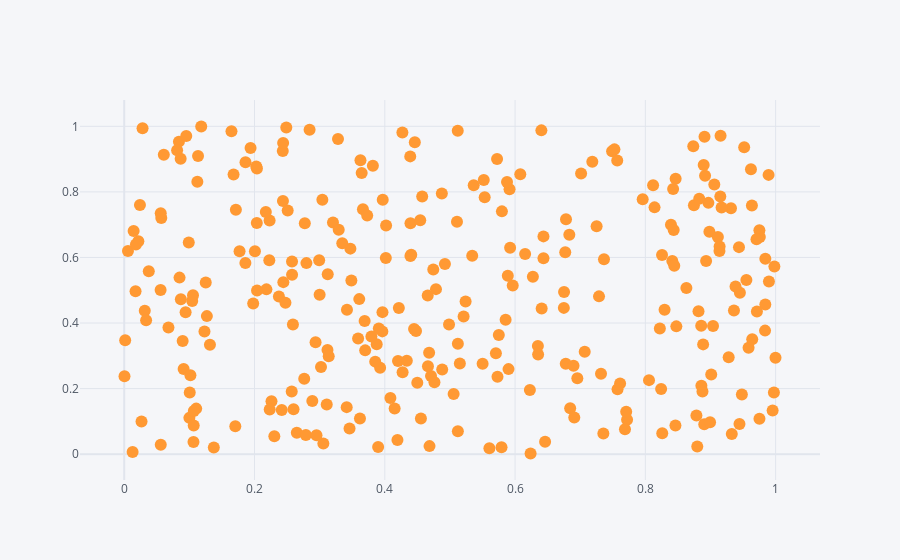

Here is the notebook cell this chart was saved with:
### Code cell
# let's plot the data of column 'a' and 'b' and for getting the relation b/w  data of both columns
df.iplot(x='a',y='b',mode='markers')

### Figure 1 — Plotly figure (JSON) as saved in the notebook; plotly's stock layout.template omitted (floating-point values rounded to 4 significant figures; data arrays with more than 128 entries replaced by an {"elided": "..."} marker saying what was removed)
{"data": [{"line": {"color": "rgba(255, 153, 51, 1.0)", "dash": "solid", "shape": "linear", "width": 1.3}, "marker": {"size": 12, "symbol": "circle"}, "mode": "markers", "name": "b", "text": "", "type": "scatter", "x": {"elided": "300 float values"}, "y": {"elided": "300 float values"}}], "layout": {"legend": {"bgcolor": "#F5F6F9", "font": {"color": "#4D5663"}}, "paper_bgcolor": "#F5F6F9", "plot_bgcolor": "#F5F6F9", "title": {"font": {"color": "#4D5663"}}, "xaxis": {"gridcolor": "#E1E5ED", "showgrid": true, "tickfont": {"color": "#4D5663"}, "title": {"font": {"color": "#4D5663"}, "text": ""}, "zerolinecolor": "#E1E5ED"}, "yaxis": {"gridcolor": "#E1E5ED", "showgrid": true, "tickfont": {"color": "#4D5663"}, "title": {"font": {"color": "#4D5663"}, "text": ""}, "zerolinecolor": "#E1E5ED"}}}
